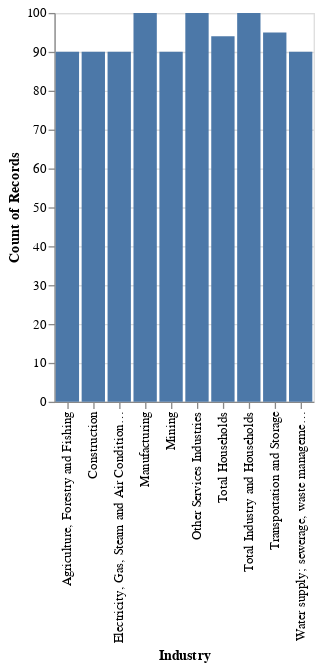

Notebook code for this chart:
### Markdown cell above
Below, we see that each industry is relatively evenly counted, with Manufacturing, Other Services, and Total Household having slightly more representation

### Code cell
alt.Chart(ghg).mark_bar().encode(
    x = alt.X('Industry'),
    y = alt.Y('count()')
)

### Figure 1 — Vega-Lite specification as saved in the notebook (floating-point values rounded to 4 significant figures; data arrays with more than 128 entries replaced by an {"elided": "..."} marker saying what was removed)
{"config": {"view": {"continuousWidth": 400, "continuousHeight": 300}}, "data": {"name": "data-8f5344d7b324653f8fd9cb9aa22fec5f"}, "mark": "bar", "encoding": {"x": {"field": "Industry", "type": "nominal"}, "y": {"aggregate": "count", "type": "quantitative"}}, "$schema": "https://vega.github.io/schema/vega-lite/v4.17.0.json", "datasets": {"data-8f5344d7b324653f8fd9cb9aa22fec5f": {"elided": "939 records"}}}
